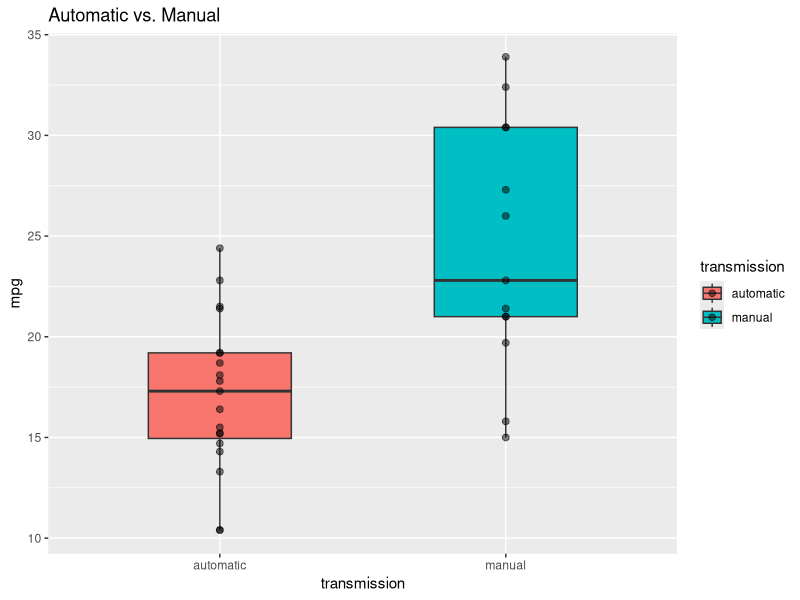
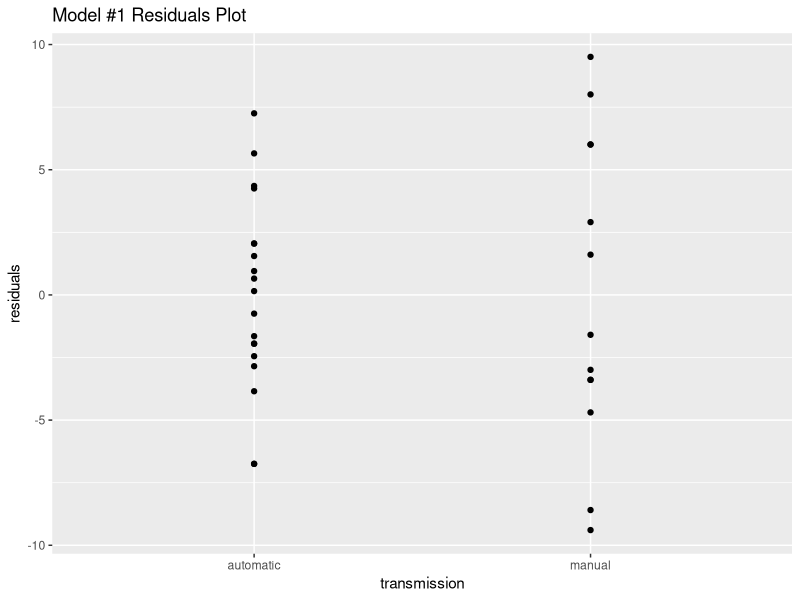
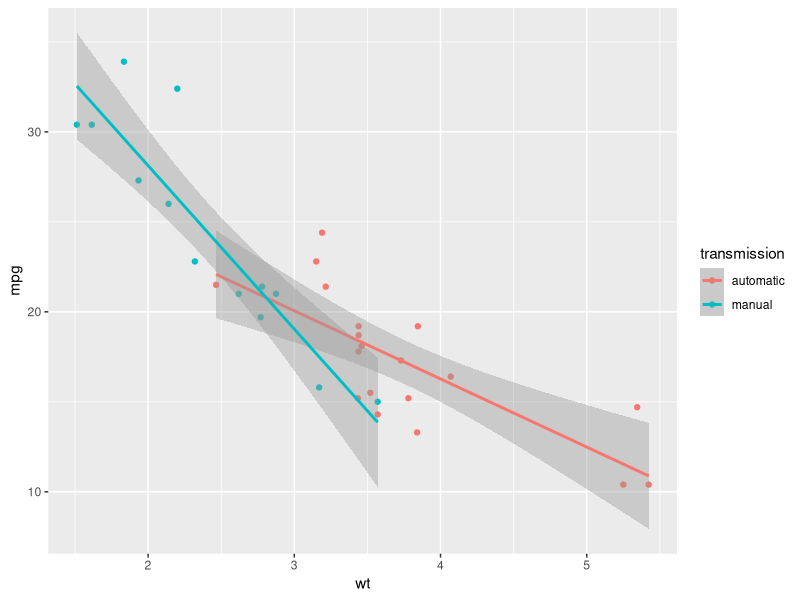
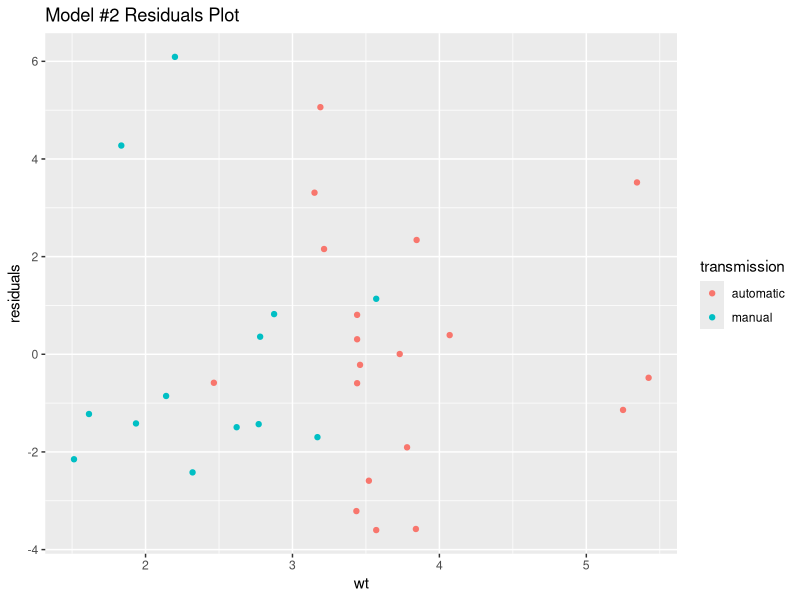
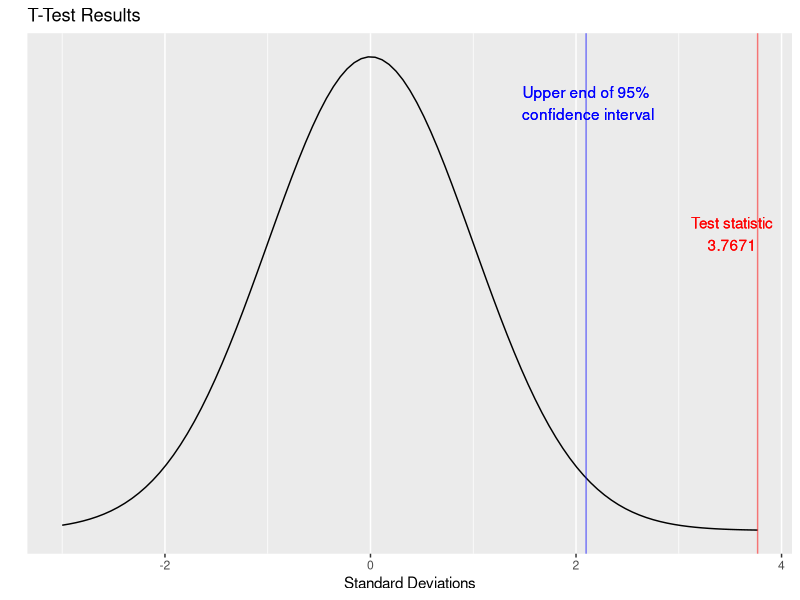

R code for these plots, in order:
## ---- chunk 1
library(dplyr)
library(ggplot2)
library(knitr)

# load the data
data(mtcars)
num_records <- nrow(mtcars)

# add model details
mtcars$model <- rownames(mtcars)

# clean the data
mtcars <- mtcars %>% mutate(transmission = case_when(
  am == 0 ~ "automatic",
  TRUE ~ "manual"
))
## ---- chunk 2
# print the data
mtcars_summary <- mtcars %>%
  group_by(transmission) %>%
  summarise("Number of Observations" = n(), "Mean MPG" = round(mean(mpg),2))

kable(mtcars_summary, caption = "Summary of observations")
## ---- chunk 3
# plot the data
g <- ggplot(data = mtcars, aes(x=transmission, y=mpg, fill = transmission)) + 
  geom_boxplot(width = 0.5) + 
  geom_point(aes(), alpha = 0.5, size = 2) +
  ggtitle("Automatic vs. Manual")
g
## ---- chunk 4
automatic <- mtcars[mtcars$transmission == "automatic","mpg"]
manual <- mtcars[mtcars$transmission == "manual","mpg"]
t_test <- t.test(x=manual, y=automatic, alternative = "two.sided")
## ---- chunk 5
fit1 <- lm(mpg ~ transmission, data = mtcars)
## ---- chunk 6
kable(summary(fit1)$coef)
## ---- chunk 7
residuals1 <- residuals(fit1)
reisudals1_df <- data.frame(transmission = mtcars$transmission, residuals = residuals1)
ggplot(data = reisudals1_df,
       aes(x = transmission, y = residuals)) +
  geom_point() + 
  ggtitle("Model #1 Residuals Plot")
## ---- chunk 8
fit2 <- lm(mpg ~ wt*transmission, data = mtcars)
## ---- chunk 9
kable(summary(fit2)$coef)
## ---- chunk 10
ggplot(data=mtcars, aes(x=wt, y=mpg, colour=transmission)) + 
  geom_point() + 
  geom_smooth(method = "lm")
## ---- chunk 11
residuals2 <- residuals(fit2)
reisudals2_df <- data.frame(transmission = mtcars$transmission, residuals = residuals2, wt = mtcars$wt)
ggplot(data = reisudals2_df,
       aes(x = wt, y = residuals, colour = transmission)) +
  geom_point() + 
  ggtitle("Model #2 Residuals Plot")
## ---- chunk 12
kable(mtcars, caption = "mtcars data")
## ---- chunk 13
# plot
ggplot(data = data.frame(x=c(-3,3)), aes(x)) + 
  stat_function(fun = dnorm, args = (list(mean=0, sd=1))) + 
  scale_y_continuous(breaks = NULL) + 
  geom_vline(xintercept = t_test$statistic, colour = "red", alpha = 0.5) + 
  geom_vline(xintercept = qt(0.975, t_test$parameter), colour = "blue", alpha = 0.5) + 
  ylab("") + xlab("Standard Deviations") + ggtitle("T-Test Results") + 
  geom_text(aes(x = qt(0.975, t_test$parameter), y = 0.36), 
            label = "Upper end of 95%\n confidence interval", 
            colour = "blue") + 
  geom_text(aes(x = t_test$statistic-0.25, y = 0.25), 
            label = paste0("Test statistic\n",as.character(round(t_test$statistic,4)))
            , colour = "red")
